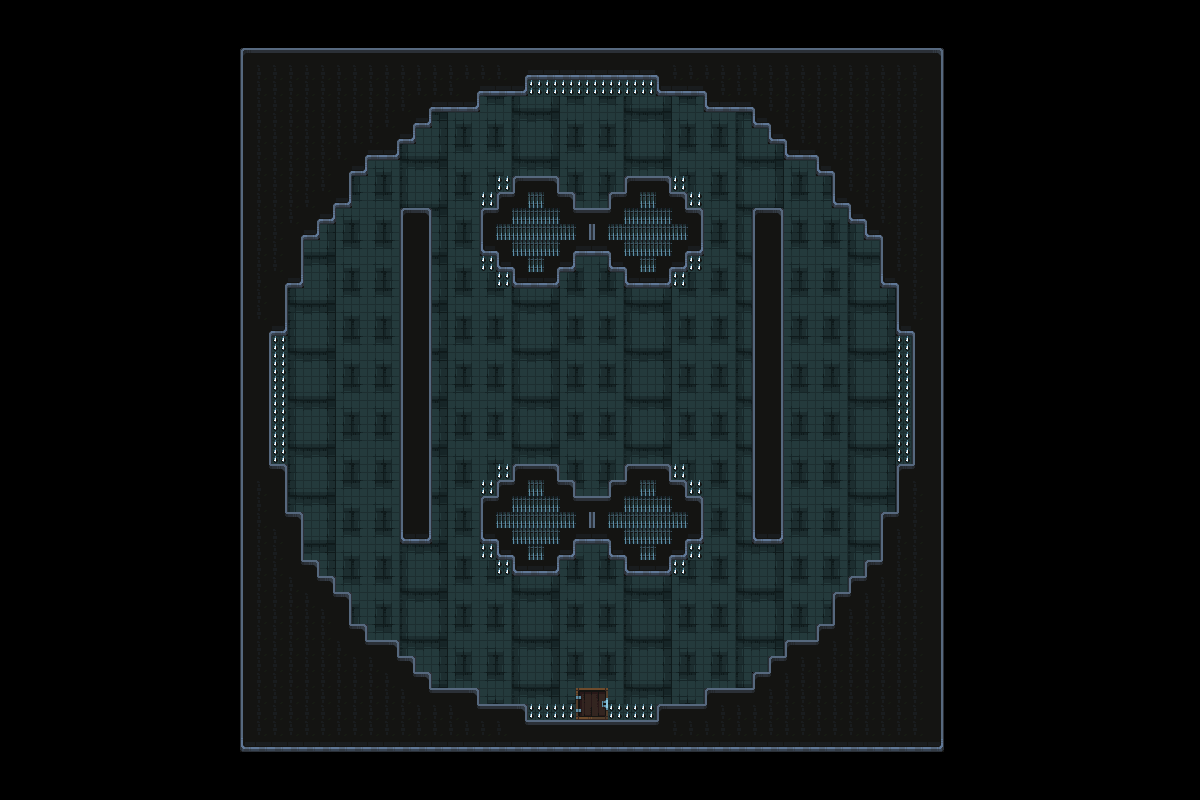

Below is a game level as drawn by its tile map, then a one-line description and the .tmx that defines it (tile-layer data replaced by summaries):
An orthogonal 75x50 tile map with 16x16 px tiles, 4 tile layers (Floor, Saferoom, Wall, Traps).

<map version="1.10" tiledversion="git" orientation="orthogonal" renderorder="right-down" width="75" height="50" tilewidth="16" tileheight="16" infinite="0" nextlayerid="5" nextobjectid="1">
 <editorsettings>
  <export target="../BossLevel.json" format="json" />
 </editorsettings>
 <tileset firstgid="1" name="Dungeon_Tileset" tilewidth="16" tileheight="16" tilecount="625" columns="25">
  <image source="Dungeon_Tileset.png" width="400" height="400" />
 </tileset>
 <layer id="1" name="Floor" width="75" height="50">
  <data>[3750 cells, 1382 non-empty, 19 distinct tile ids]</data>
 </layer>
 <layer id="2" name="Saferoom" width="75" height="50">
  <data>[3750 cells, 0 non-empty, 0 distinct tile ids]</data>
 </layer>
 <layer id="3" name="Wall" width="75" height="50">
  <data>[3750 cells, 920 non-empty, 15 distinct tile ids]</data>
 </layer>
 <layer id="4" name="Traps" width="75" height="50">
  <data>[3750 cells, 46 non-empty, 1 distinct tile ids]</data>
 </layer>
</map>
